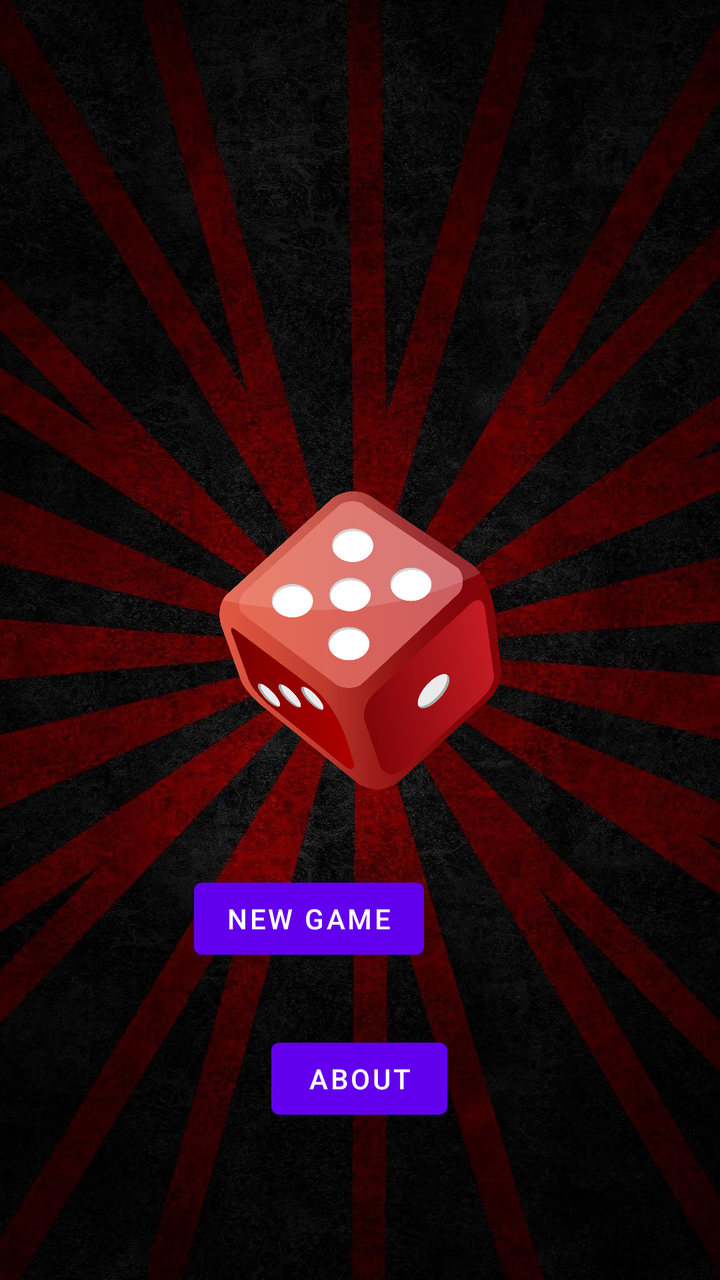
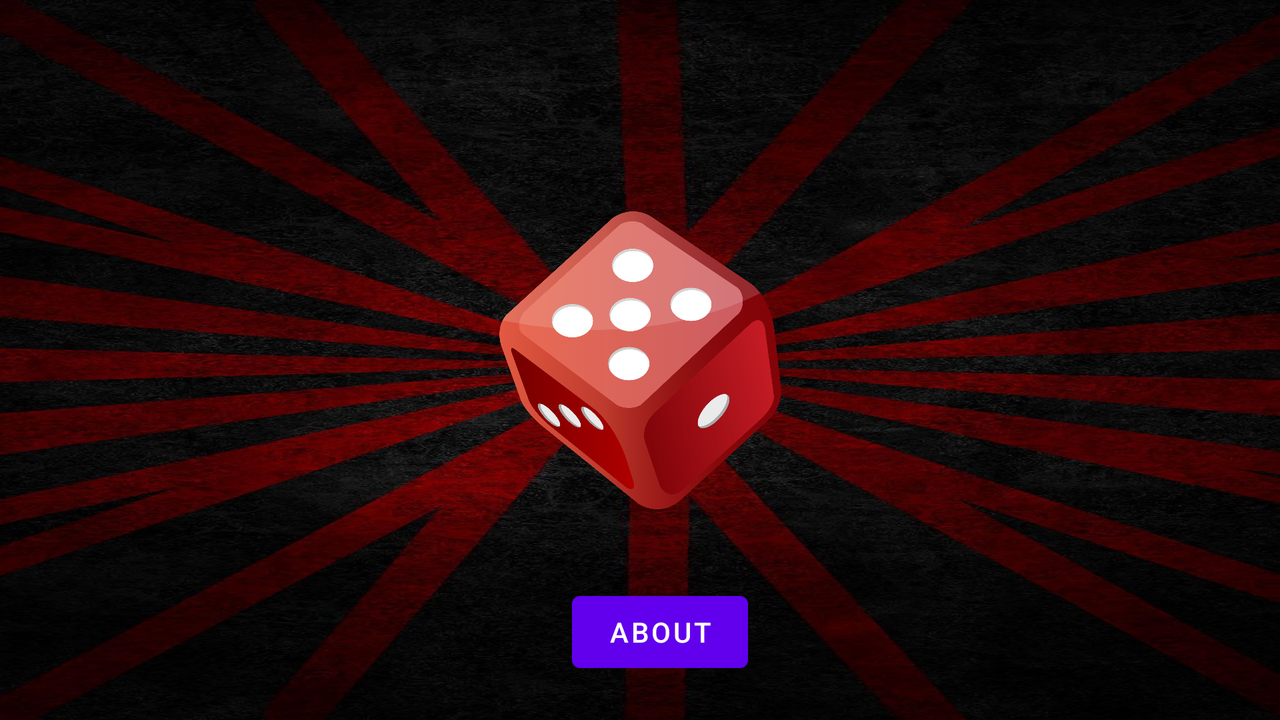

The same Android screen from two of the app's own layout files: first res/layout/ as a phone draws it, then the repository's variant for another configuration, drawn on a device whose configuration selects that folder. Both files follow.
<!-- AndroidManifest.xml: application theme Theme.DiceRollerGame -->
<!-- res/layout/activity_main.xml -->
<?xml version="1.0" encoding="utf-8"?>
<androidx.constraintlayout.widget.ConstraintLayout xmlns:android="http://schemas.android.com/apk/res/android"
    xmlns:app="http://schemas.android.com/apk/res-auto"
    xmlns:tools="http://schemas.android.com/tools"
    android:layout_width="match_parent"
    android:layout_height="match_parent"
    android:background="@drawable/backg"
    tools:context=".MainActivity">

    <Button
        android:id="@+id/new_game_button"
        android:layout_width="wrap_content"
        android:layout_height="wrap_content"
        android:layout_marginStart="147dp"

        android:layout_marginTop="109dp"
        android:layout_marginEnd="148dp"
        android:layout_marginBottom="16dp"
        android:text="New Game"
        app:layout_constraintBottom_toTopOf="@+id/about_button"
        app:layout_constraintEnd_toEndOf="parent"
        app:layout_constraintHorizontal_bias="1.0"
        app:layout_constraintStart_toStartOf="parent"
        app:layout_constraintTop_toBottomOf="@+id/home_dice" />

    <Button
        android:id="@+id/about_button"
        android:layout_width="wrap_content"
        android:layout_height="wrap_content"
        android:layout_marginStart="161dp"
        android:layout_marginTop="16dp"
        android:layout_marginEnd="162dp"
        android:layout_marginBottom="145dp"
        android:text="About"
        app:layout_constraintBottom_toBottomOf="parent"
        app:layout_constraintEnd_toEndOf="parent"
        app:layout_constraintStart_toStartOf="parent"
        app:layout_constraintTop_toBottomOf="@+id/new_game_button" />

    <ImageView
        android:id="@+id/home_dice"
        android:layout_width="165dp"
        android:layout_height="149dp"
        app:srcCompat="@drawable/homedice"
        app:layout_constraintBottom_toBottomOf="parent"
        app:layout_constraintEnd_toEndOf="parent"
        app:layout_constraintStart_toStartOf="parent"
        app:layout_constraintTop_toTopOf="parent"
        tools:layout_editor_absoluteX="126dp"
        tools:layout_editor_absoluteY="374dp" />

</androidx.constraintlayout.widget.ConstraintLayout>
<!-- resources referenced by this layout -->
<resources>
  <!-- drawable backg: jpg bitmap (drawable, 197675 bytes) -->
  <!-- drawable homedice: webp bitmap (drawable, 114898 bytes) -->
  <style name="Theme.DiceRollerGame" parent="Theme.MaterialComponents.DayNight.NoActionBar">
          
          <item name="colorPrimary">@color/purple_500</item>
          <item name="colorPrimaryVariant">@color/purple_700</item>
          <item name="colorOnPrimary">@color/white</item>
          
          <item name="colorSecondary">@color/teal_200</item>
          <item name="colorSecondaryVariant">@color/teal_700</item>
          <item name="colorOnSecondary">@color/black</item>
          
          <item name="android:statusBarColor">?attr/colorPrimaryVariant</item>
          
      </style>
</resources>
<!-- res/layout-land/activity_main.xml (the repository's variant of the layout above) -->
<!-- drawn on the phone turned sideways -->
<?xml version="1.0" encoding="utf-8"?>
<androidx.constraintlayout.widget.ConstraintLayout xmlns:android="http://schemas.android.com/apk/res/android"
    xmlns:app="http://schemas.android.com/apk/res-auto"
    xmlns:tools="http://schemas.android.com/tools"
    android:layout_width="match_parent"
    android:layout_height="match_parent"
    android:background="@drawable/backg"
    tools:context=".MainActivity">

    <Button
        android:id="@+id/about_button"
        android:layout_width="wrap_content"
        android:layout_height="wrap_content"
        android:layout_marginStart="286dp"
        android:layout_marginBottom="20dp"
        android:text="About"
        app:layout_constraintBottom_toBottomOf="parent"
        app:layout_constraintStart_toStartOf="parent" />

    <Button
        android:id="@+id/new_game_button"
        android:layout_width="wrap_content"
        android:layout_height="wrap_content"

        android:layout_marginStart="131dp"
        android:layout_marginEnd="271dp"
        android:layout_marginBottom="20dp"
        android:text="New Game"
        app:layout_constraintBottom_toBottomOf="parent"
        app:layout_constraintEnd_toEndOf="parent"
        app:layout_constraintStart_toEndOf="@+id/about_button" />

    <ImageView
        android:id="@+id/home_dice"
        android:layout_width="165dp"
        android:layout_height="149dp"
        app:srcCompat="@drawable/homedice"
        app:layout_constraintBottom_toBottomOf="parent"
        app:layout_constraintEnd_toEndOf="parent"
        app:layout_constraintStart_toStartOf="parent"
        app:layout_constraintTop_toTopOf="parent"
        tools:layout_editor_absoluteX="126dp"
        tools:layout_editor_absoluteY="374dp" />

</androidx.constraintlayout.widget.ConstraintLayout>
